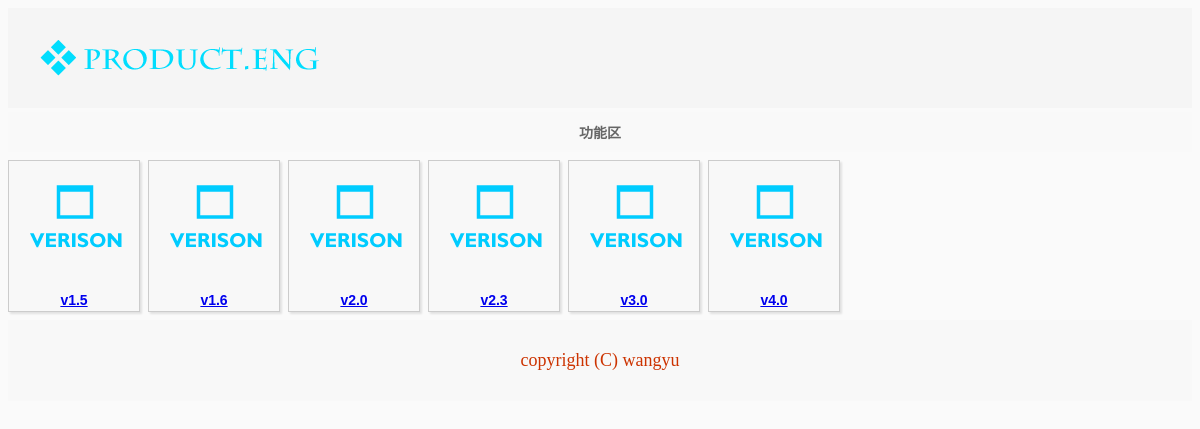
Page /business/version/version_list.php?product_id=5 (signed in) on the committed database.
### tables this page shows
create table version_base
(
    id int auto_increment primary key,
    version_no char(32) not null,
    create_user_id int not null,
    create_date datetime not null,
    product_id int not null,
    description varchar(32),
    delivery_date datetime,
    state int,
    configuration_url varchar(32),
    daily_build_url varchar(64),
    delivery_url varchar(64),
    index (version_no)
);

### business/version/version_base_tab.php (the view, shortened to what this page needs)
<?php
class version_base_tab
{
	public function check_user_permission($user_id, $product_id)
	{
		$sql  = "select manage_group_id, develop_group_id, flags from product_base ";
		$sql .= "where id = {$product_id}";
		$ret = mysql_query($sql);
		$row = mysql_fetch_array($ret);
		if($row['flags'] == 1)
		{
			return 1;
		}
	}
	public function get_version_record($product_id, $from, $to)
	{
		if($this->check_user_permission($_SESSION["userid"], $product_id) == 0)
		{
			return FALSE;
		}
		$sql  = "select * from version_base where product_id = {$product_id}";
		$sql .= " limit $from, $to";
		$ret = mysql_query($sql);
		return $ret;
	}
}
class version_view
{
	public function show($row)
	{
		echo "
		<div class=\"thumbnail_box\">
			<a href=\"../feature/feature_list.php?product_id={$row['product_id']}&version_id={$row['id']}\">
				<img class=\"thumbnail_picture\" src=\"../../images/version.png\">
				<p class=\"thumbnail_desc\" align=\"center\">{$row['version_no']}</p>
			</a>
		</div>
		";
	}
}
?>

### business/version/version_list.php (shortened to what this page needs)
<?php
require_once("version_base_tab.php");
?>
<html>
<head>
<link href="../../css/basic.css" rel="stylesheet" type="text/css">
</head>
<body>
	<div class="banner">
		<img src="../../images/banner.png">
	</div>
	<div class="delimeter_block" align="center">功能区</div>
	<?php
	$product_id = $_GET['product_id'];
	$tab = new version_base_tab();
	$view = new version_view();
	$tab->init();
	$ret = $tab->get_version_record($product_id, 0, 10000);
	if($ret)
	{
		while($row = mysql_fetch_array($ret))
		{
			$view->show($row);
		}
	}
	?>
	<div class="footer" align="center">
		<p> copyright (C) wangyu </p>
	</div>
</body>
</html>

### css/basic.css (style rules this page uses)
body { background-color:#FAFAFA; font-family: Helvetica, sans-serif; }
.banner { background-color:#F5F5F5; width:100%; height:auto; display:block; float:left; }
.footer { display:block; float:left; background-color:#F8F8F8; width:100%; padding:12 0 12 0; color:#CC3300; font-family:"Gill Sans MT Pro Book"; font-size:18px; }
.thumbnail_box { display:inline; float:left; background-color:#F8F8F8; border-color:#CCCCCC; border-style:solid; border-width:1; width:auto; height:auto; color:#999999; padding:1 1 1 1; margin:8 8 8 0; box-shadow: 2px 2px 2px rgba(0,0,0,0.1); }
.thumbnail_picture { width:128; height:128; }
.thumbnail_desc { margin:2 2 2 2; font-size:14px; font-family:Helvetica, Arial, sans-serif; font-weight:bold; }
.delimeter_block { display:block; float:left; width:100%; height:auto; padding:10 0 10 0; margin:4 0 0 0 ; background-color:#F9F9F9; color:#666666; font-size:14px; font-weight:bold; }

### rows in the picture
version_base: version_no "v1.5"
version_base: version_no "v1.6"
version_base: version_no "v2.0"
version_base: version_no "v2.3"
version_base: version_no "v3.0"
version_base: version_no "v4.0"
